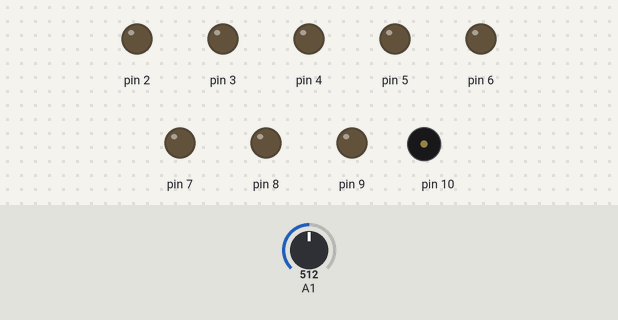
Bench run of a sketch on a simulated Arduino Uno, built with avr-gcc and run on an emulated ATmega328P. Parts: output pins drawn as LEDs (lit = HIGH), buzzer (waves = sounding). The inputs (shaded band) are chosen by the test bench; at power-on: A1 = 512.

Above: at 1.2 s.
1.3 s: A1 set to 577
2.8 s: A1 set to 593
At 3.3 s:
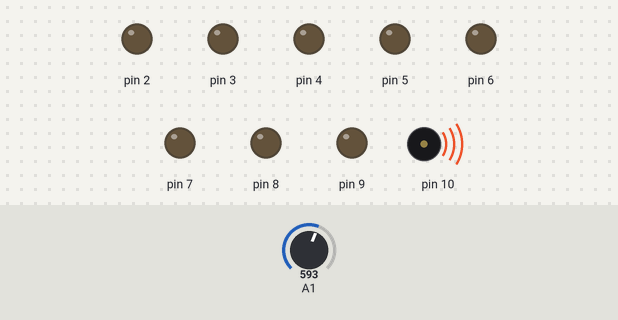
5.8 s: A1 set to 306
At 6.31 s:
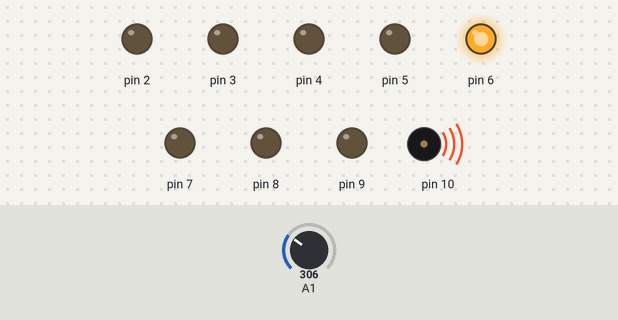
8.8 s: A1 set to 281
11.8 s: A1 set to 260
At 12.03 s:
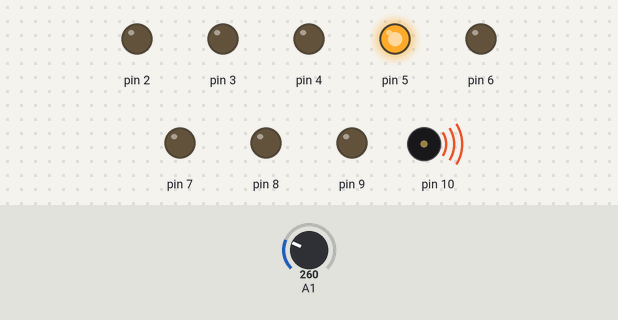
14.8 s: A1 set to 511
At 16.2 s:
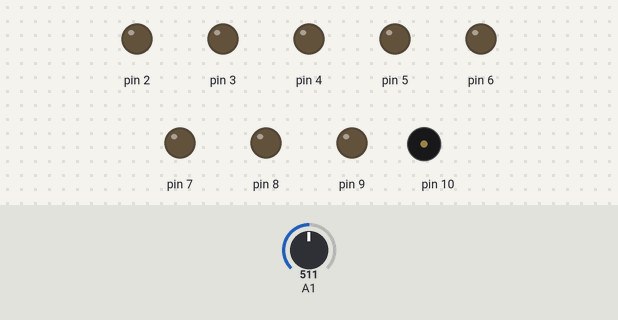
Timing chart, 0 to 17.3 s (numbered marks = the images above; inputs shaded):
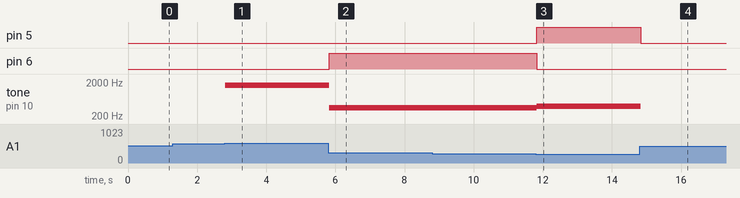

The sketch:

piano.ino
```cpp
/******************
Code made by Vaicel. 2016.
******************/

#define NOTE_C4  262   //Дефайны нот
#define NOTE_D4  294
#define NOTE_E4  330
#define NOTE_F4  349
#define NOTE_G4  392
#define NOTE_A4  440
#define NOTE_B4  494
#define NOTE_C5  523
#define aC4 9		   //Дефайны значений кнопок, получаемые через аналоговый вход
#define aD4 8
#define aE4 7
#define aF4 6
#define aG4 5
#define aA4 4
#define aB4 3
#define aC5 1
#define kdel 100  //delay
int digit,lastDigit,nowNote;
int notes[8]={NOTE_C5,NOTE_B4,NOTE_A4,NOTE_G4,NOTE_F4,NOTE_E4,NOTE_D4,NOTE_C4};          //Включенный светодиод
void note(int tonePin, int tonote, int del){
	/***********************************
	/Сначала проверяется, включен ли этот светодиод,
	Если да, то продолжаем тянуть ноту
	Если нет, то выключаем прошлый светодиод, включаем наш
	И тянем ноту/
	***********************************/

	if(digit!=lastDigit){
	    digitalWrite(lastDigit, LOW);
	    lastDigit=digit;
	    tone(tonePin, tonote, del);
	    digitalWrite(digit, HIGH);
	}
    tone(tonePin, tonote, del);
}
void start(){
	if(analogRead(A1)/45!=1){
		nowNote=(analogRead(A1)/45)-2;
	}
	else{
		nowNote=(analogRead(A1)/45)-1;
	}
	digit=nowNote+2;
}
void setup()
{
	for(int i=2; i<10; i++){
	    pinMode(i, OUTPUT);
	}
}
void loop()
{
	start();
	note(10,notes[nowNote],kdel);
	delay(kdel);
}
```

Measured:
- the behaviour switches between 584 and 585 on A1 (found by bisection; images 0 and 1)
- the behaviour switches between 270 and 269 on A1 (found by bisection; images 2 and 3)
- after the input at 1.3 s, every drawn part: stays the same
- after the input at 2.8 s, tone on pin 10: silent → 1616 Hz at once
- after the input at 5.8 s, pin 6: LOW → HIGH at once; tone on pin 10: 1616 Hz → 349 Hz at once
- after the input at 11.8 s, pin 5: LOW → HIGH at once; pin 6: HIGH → LOW at once; tone on pin 10: 349 Hz → 392 Hz at once
- after the input at 14.8 s, pin 5: HIGH → LOW at once; tone on pin 10: 392 Hz → silent at once
